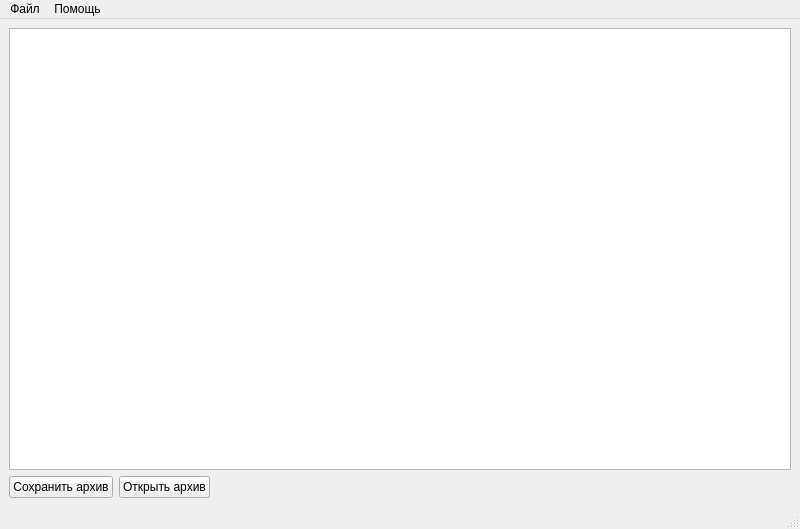
<?xml version="1.0" encoding="UTF-8"?>
<ui version="4.0">
 <class>BookManager</class>
 <widget class="QMainWindow" name="BookManager">
  <property name="geometry">
   <rect>
    <x>0</x>
    <y>0</y>
    <width>800</width>
    <height>529</height>
   </rect>
  </property>
  <property name="windowTitle">
   <string>BookManager</string>
  </property>
  <widget class="QWidget" name="centralwidget">
   <layout class="QVBoxLayout" name="verticalLayout">
    <item>
     <widget class="QListWidget" name="listWidget"/>
    </item>
    <item>
     <layout class="QHBoxLayout" name="buttonToolBar">
      <item>
       <widget class="QPushButton" name="pushButton_2">
        <property name="text">
         <string>Сохранить архив</string>
        </property>
       </widget>
      </item>
      <item>
       <widget class="QPushButton" name="pushButton_3">
        <property name="text">
         <string>Открыть архив</string>
        </property>
       </widget>
      </item>
      <item>
       <spacer name="horizontalSpacer">
        <property name="orientation">
         <enum>Qt::Horizontal</enum>
        </property>
        <property name="sizeHint" stdset="0">
         <size>
          <width>40</width>
          <height>20</height>
         </size>
        </property>
       </spacer>
      </item>
     </layout>
    </item>
   </layout>
  </widget>
  <widget class="QMenuBar" name="menubar">
   <property name="geometry">
    <rect>
     <x>0</x>
     <y>0</y>
     <width>800</width>
     <height>21</height>
    </rect>
   </property>
   <widget class="QMenu" name="menu">
    <property name="title">
     <string>Файл</string>
    </property>
    <addaction name="action_5"/>
    <addaction name="action_6"/>
    <addaction name="separator"/>
    <addaction name="action"/>
    <addaction name="action_2"/>
    <addaction name="action_3"/>
    <addaction name="separator"/>
    <addaction name="action_9"/>
    <addaction name="action_10"/>
    <addaction name="separator"/>
    <addaction name="action_8"/>
   </widget>
   <widget class="QMenu" name="menu_2">
    <property name="title">
     <string>Помощь</string>
    </property>
   </widget>
   <addaction name="menu"/>
   <addaction name="menu_2"/>
  </widget>
  <widget class="QStatusBar" name="statusbar"/>
  <action name="action">
   <property name="text">
    <string>Довавить</string>
   </property>
  </action>
  <action name="action_2">
   <property name="text">
    <string>Информация</string>
   </property>
  </action>
  <action name="action_3">
   <property name="text">
    <string>Изменить</string>
   </property>
  </action>
  <action name="action_5">
   <property name="text">
    <string>Сохранить архив</string>
   </property>
  </action>
  <action name="action_6">
   <property name="text">
    <string>Открыть архив</string>
   </property>
  </action>
  <action name="action_8">
   <property name="text">
    <string>Выход</string>
   </property>
  </action>
  <action name="action_9">
   <property name="text">
    <string>Настройки приложения</string>
   </property>
  </action>
  <action name="action_10">
   <property name="text">
    <string>Пользовательские предпочтения</string>
   </property>
  </action>
 </widget>
 <resources/>
 <connections/>
</ui>
